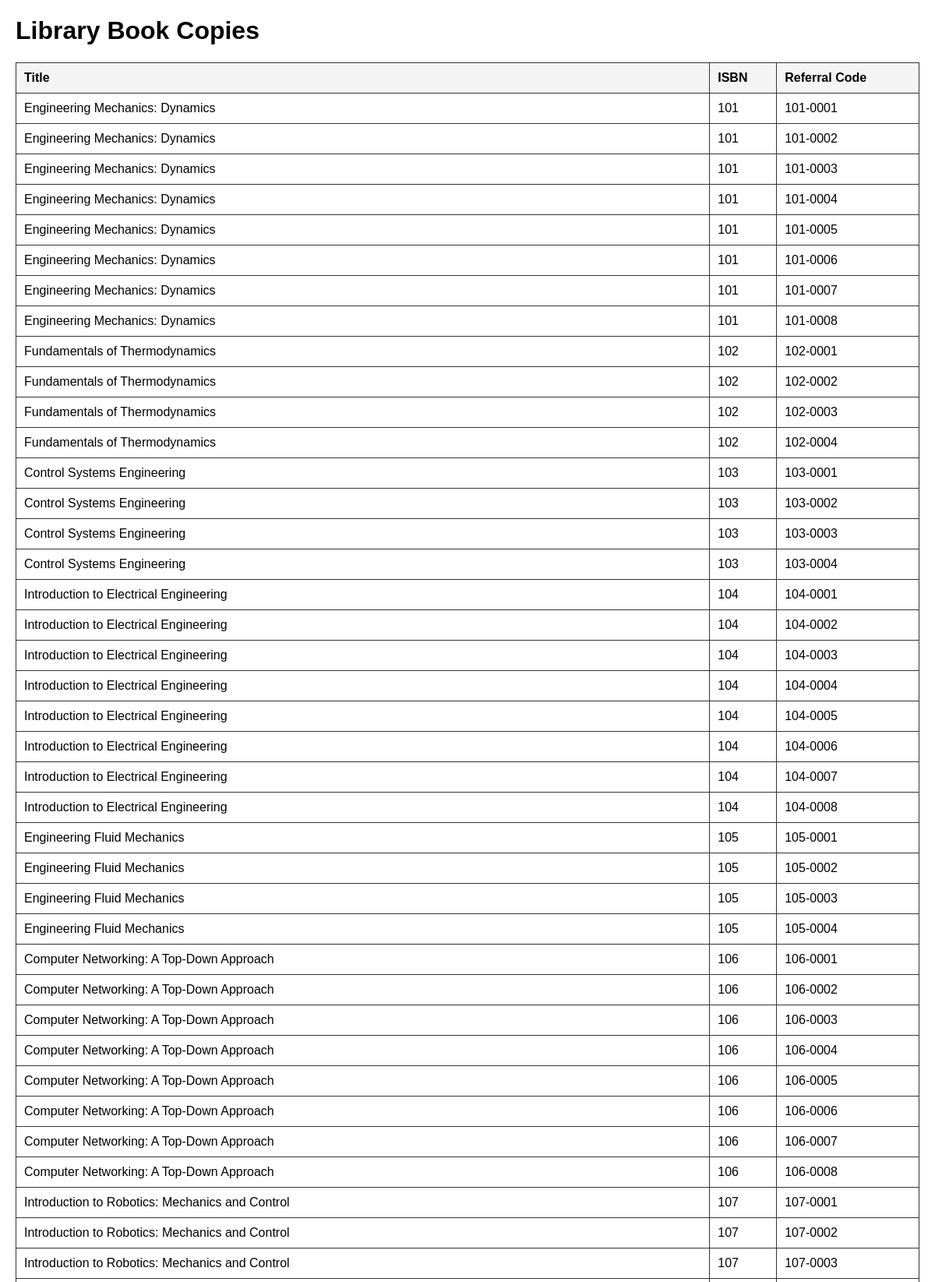
/refreel.php (upper part), run on the app's committed database.
### tables this page shows
CREATE TABLE `book_copies` (
  `id` int(11) NOT NULL,
  `book_id` int(11) DEFAULT NULL,
  `title` varchar(255) DEFAULT NULL,
  `isbn` int(11) DEFAULT NULL,
  `referral_code` varchar(50) DEFAULT NULL
);

### refreel.php (the view, shortened to what this page needs)
<!DOCTYPE html>
<html lang="en">
<head>
</head>
<body>
    <h1>Library Book Copies</h1>
    <?php
    $servername = "localhost";
    $username = "root";
    $password = "";
    $dbname = "library";
    $conn = new mysqli($servername, $username, $password, $dbname);
    $sql = "SELECT book_id, title, isbn, referral_code FROM book_copies";
    $result = $conn->query($sql);
    if ($result->num_rows > 0) {
        echo "<table>";
        echo "<tr><th>Title</th><th>ISBN</th><th>Referral Code</th></tr>";
        while($row = $result->fetch_assoc()) {
            echo "<tr>";
            echo "<td>" . htmlspecialchars($row["title"]) . "</td>";
            echo "<td>" . htmlspecialchars($row["isbn"]) . "</td>";
            echo "<td>" . htmlspecialchars($row["referral_code"]) . "</td>";
            echo "</tr>";
        }
        echo "</table>";
    } else {
        echo "<p>No records found in the book_copies table.</p>";
    }
    ?>
</body>
</html>

### refreel.php (style rules this page uses)
body { font-family: Arial, sans-serif; margin: 20px; }
table { width: 100%; border-collapse: collapse; }
table, th, td { border: 1px solid #333; }
th, td { padding: 10px; text-align: left; }
th { background-color: #f4f4f4; }

### data on the page
book_copies: title "Engineering Mechanics: Dynamics", isbn "101", referral_code "101-0001"
book_copies: title "Engineering Mechanics: Dynamics", isbn "101", referral_code "101-0002"
book_copies: title "Engineering Mechanics: Dynamics", isbn "101", referral_code "101-0003"
book_copies: title "Engineering Mechanics: Dynamics", isbn "101", referral_code "101-0004"
book_copies: title "Engineering Mechanics: Dynamics", isbn "101", referral_code "101-0005"
book_copies: title "Engineering Mechanics: Dynamics", isbn "101", referral_code "101-0006"
book_copies: title "Engineering Mechanics: Dynamics", isbn "101", referral_code "101-0007"
book_copies: title "Engineering Mechanics: Dynamics", isbn "101", referral_code "101-0008"
book_copies: title "Fundamentals of Thermodynamics", isbn "102", referral_code "102-0001"
book_copies: title "Fundamentals of Thermodynamics", isbn "102", referral_code "102-0002"
book_copies: title "Fundamentals of Thermodynamics", isbn "102", referral_code "102-0003"
book_copies: title "Fundamentals of Thermodynamics", isbn "102", referral_code "102-0004"
book_copies: title "Control Systems Engineering", isbn "103", referral_code "103-0001"
book_copies: title "Control Systems Engineering", isbn "103", referral_code "103-0002"
book_copies: title "Control Systems Engineering", isbn "103", referral_code "103-0003"
book_copies: title "Control Systems Engineering", isbn "103", referral_code "103-0004"
book_copies: title "Introduction to Electrical Engineering", isbn "104", referral_code "104-0001"
book_copies: title "Introduction to Electrical Engineering", isbn "104", referral_code "104-0002"
book_copies: title "Introduction to Electrical Engineering", isbn "104", referral_code "104-0003"
book_copies: title "Introduction to Electrical Engineering", isbn "104", referral_code "104-0004"
book_copies: title "Introduction to Electrical Engineering", isbn "104", referral_code "104-0005"
book_copies: title "Introduction to Electrical Engineering", isbn "104", referral_code "104-0006"
book_copies: title "Introduction to Electrical Engineering", isbn "104", referral_code "104-0007"
book_copies: title "Introduction to Electrical Engineering", isbn "104", referral_code "104-0008"
book_copies: title "Engineering Fluid Mechanics", isbn "105", referral_code "105-0001"
book_copies: title "Engineering Fluid Mechanics", isbn "105", referral_code "105-0002"
book_copies: title "Engineering Fluid Mechanics", isbn "105", referral_code "105-0003"
book_copies: title "Engineering Fluid Mechanics", isbn "105", referral_code "105-0004"
book_copies: title "Computer Networking: A Top-Down Approach", isbn "106", referral_code "106-0001"
book_copies: title "Computer Networking: A Top-Down Approach", isbn "106", referral_code "106-0002"
book_copies: title "Computer Networking: A Top-Down Approach", isbn "106", referral_code "106-0003"
book_copies: title "Computer Networking: A Top-Down Approach", isbn "106", referral_code "106-0004"
book_copies: title "Computer Networking: A Top-Down Approach", isbn "106", referral_code "106-0005"
book_copies: title "Computer Networking: A Top-Down Approach", isbn "106", referral_code "106-0006"
book_copies: title "Computer Networking: A Top-Down Approach", isbn "106", referral_code "106-0007"
book_copies: title "Computer Networking: A Top-Down Approach", isbn "106", referral_code "106-0008"
book_copies: title "Introduction to Robotics: Mechanics and Control", isbn "107", referral_code "107-0001"
book_copies: title "Introduction to Robotics: Mechanics and Control", isbn "107", referral_code "107-0002"
book_copies: title "Introduction to Robotics: Mechanics and Control", isbn "107", referral_code "107-0003"
